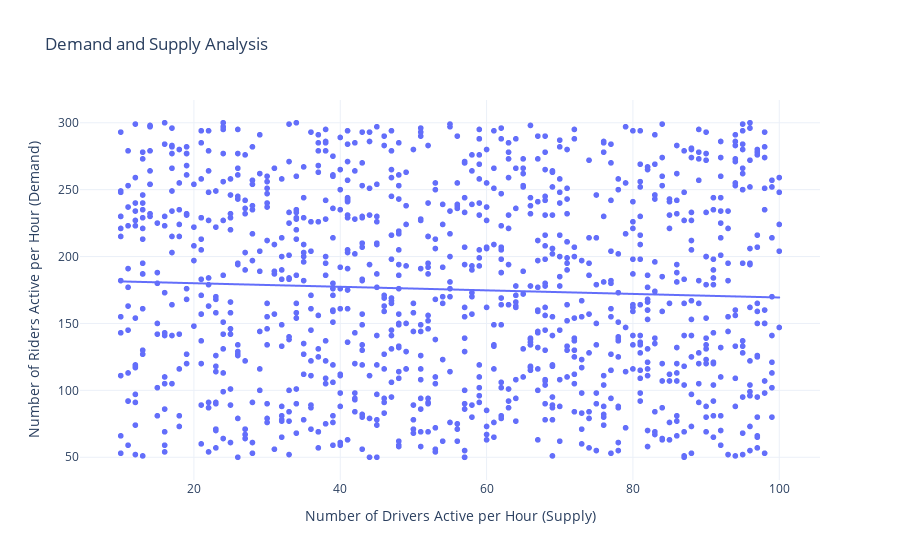

The code cell stored with this chart in its notebook:
### Code cell
# Calculate elasticity
avg_demand = data['Riders Active Per Hour'].mean()
avg_supply = data['Drivers Active Per Hour'].mean()
pct_change_demand = (max(data['Riders Active Per Hour']) - min(data['Riders Active Per Hour'])) / avg_demand * 100
pct_change_supply = (max(data['Drivers Active Per Hour']) - min(data['Drivers Active Per Hour'])) / avg_supply * 100
elasticity = pct_change_demand / pct_change_supply

print("Elasticity of demand with respect to the number of active drivers per hour: {:.2f}".format(elasticity))

### Figure 1 — Plotly figure (JSON) as saved in the notebook; plotly's stock layout.template omitted (floating-point values rounded to 4 significant figures; data arrays with more than 128 entries replaced by an {"elided": "..."} marker saying what was removed)
{"data": [{"hovertemplate": "Drivers Active Per Hour=%{x}<br>Riders Active Per Hour=%{y}<extra></extra>", "legendgroup": "", "marker": {"color": "#636efa", "symbol": "circle"}, "mode": "markers", "name": "", "showlegend": false, "type": "scattergl", "x": {"elided": "1099 int values"}, "xaxis": "x", "y": {"elided": "1099 int values"}, "yaxis": "y"}, {"hovertemplate": "<b>OLS trendline</b><br>Riders Active Per Hour = -0.133522 * Drivers Active Per Hour + 182.744<br>R<sup>2</sup>=0.002287<br><br>Drivers Active Per Hour=%{x}<br>Riders Active Per Hour=%{y} <b>(trend)</b><extra></extra>", "legendgroup": "", "marker": {"color": "#636efa", "symbol": "circle"}, "mode": "lines", "name": "", "showlegend": false, "type": "scattergl", "x": {"elided": "1099 int values"}, "xaxis": "x", "y": {"elided": "1099 float values"}, "yaxis": "y"}], "layout": {"legend": {"tracegroupgap": 0}, "title": {"text": "Demand and Supply Analysis"}, "xaxis": {"anchor": "y", "domain": [0, 1], "title": {"text": "Number of Drivers Active per Hour (Supply)"}}, "yaxis": {"anchor": "x", "domain": [0, 1], "title": {"text": "Number of Riders Active per Hour (Demand)"}}}}
